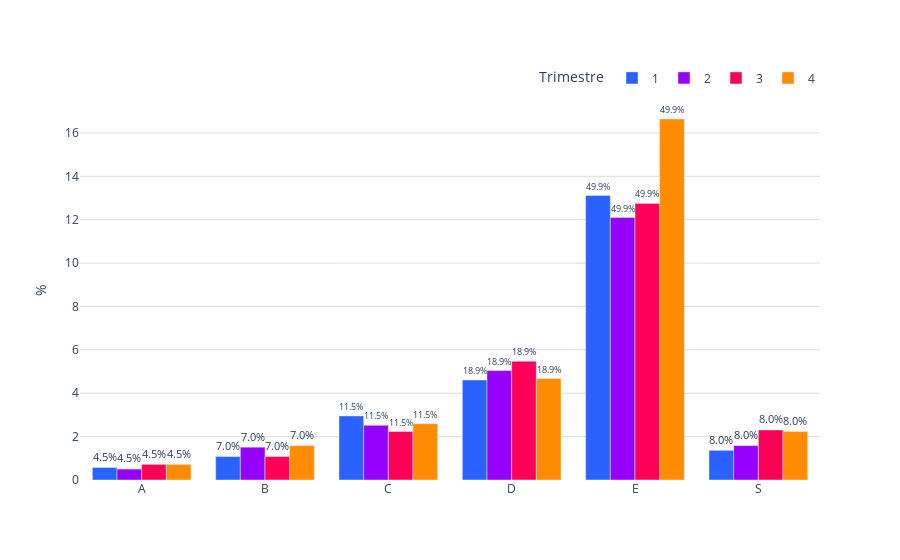

The cell this chart's notebook holds for it:
### Code cell
colores = ['#2962ff', '#9500ff', '#ff0059', '#ff8c00', '#b4e600', '#2EC2A2','#E50CB6']

fig = go.Figure()
trimestres = tabla_porcentajes.columns
for i, trimestre in enumerate(trimestres):
    fig.add_trace(go.Bar(
        name=f'{trimestre}', 
        x=tabla_porcentajes.index, 
        y=tabla_porcentajes[trimestre], 
        marker_color=colores[i],
        text=porcentajes,  # Texto que se mostrará en las barras (porcentaje)
        textposition='outside',  # Posición del texto (puede ser 'inside' o 'outside')
        texttemplate='%{text:.1f}%', 
    ))
fig.update_layout(
    #barmode='stack', 
    #title='Distribución de créditos por segmento (trimestre) 2022',
    yaxis=dict(
        #tickformat='2.2%',
        title='%', # Título del eje y
        gridcolor='#dddcda', # Color de las líneas que dividen los rangos del eje Y         
    ),  
    plot_bgcolor='rgba(0,0,0,0)',  # Color de fondo del gráfico
    
    legend_title="Trimestre",
        barmode='group',
        legend=dict(
            orientation='h',  # Orientación horizontal de la leyenda
            yanchor='bottom',  # Anclar al borde inferior
            y=1.02,  # Colocar la leyenda justo debajo del gráfico
            xanchor='right',
            x=1
        ),
)
# Exportar gráfica como archivo HTML
def guardar_grafico_como_html(fig, nombre_archivo, carpeta='graficas'):
    # Crear la carpeta si no existe
    if not os.path.exists(carpeta):
        os.makedirs(carpeta)
    
    # Gráfica como archivo HTML en la carpeta especificada
    pio.write_html(fig, f'{carpeta}/{nombre_archivo}.html')

guardar_grafico_como_html(fig, 'g_bar_discreditosXsegmento_trimestre2022_pachuca', carpeta='graficas')

fig.show()

### Figure 1 — Plotly figure (JSON) as saved in the notebook; plotly's stock layout.template omitted (floating-point values rounded to 4 significant figures)
{"data": [{"marker": {"color": "#2962ff"}, "name": "1", "text": [4.521, 6.952, 11.52, 18.91, 49.93, 8.021], "textposition": "outside", "texttemplate": "%{text:.1f}%", "type": "bar", "x": ["A", "B", "C", "D", "E", "S"], "y": [0.5764, 1.081, 2.954, 4.611, 13.11, 1.369]}, {"marker": {"color": "#9500ff"}, "name": "2", "text": [4.521, 6.952, 11.52, 18.91, 49.93, 8.021], "textposition": "outside", "texttemplate": "%{text:.1f}%", "type": "bar", "x": ["A", "B", "C", "D", "E", "S"], "y": [0.5043, 1.513, 2.522, 5.043, 12.1, 1.585]}, {"marker": {"color": "#ff0059"}, "name": "3", "text": [4.521, 6.952, 11.52, 18.91, 49.93, 8.021], "textposition": "outside", "texttemplate": "%{text:.1f}%", "type": "bar", "x": ["A", "B", "C", "D", "E", "S"], "y": [0.7205, 1.081, 2.233, 5.476, 12.75, 2.305]}, {"marker": {"color": "#ff8c00"}, "name": "4", "text": [4.521, 6.952, 11.52, 18.91, 49.93, 8.021], "textposition": "outside", "texttemplate": "%{text:.1f}%", "type": "bar", "x": ["A", "B", "C", "D", "E", "S"], "y": [0.7205, 1.585, 2.594, 4.683, 16.64, 2.233]}], "layout": {"barmode": "group", "legend": {"orientation": "h", "title": {"text": "Trimestre"}, "x": 1, "xanchor": "right", "y": 1.02, "yanchor": "bottom"}, "plot_bgcolor": "rgba(0,0,0,0)", "yaxis": {"gridcolor": "#dddcda", "title": {"text": "%"}}}}
